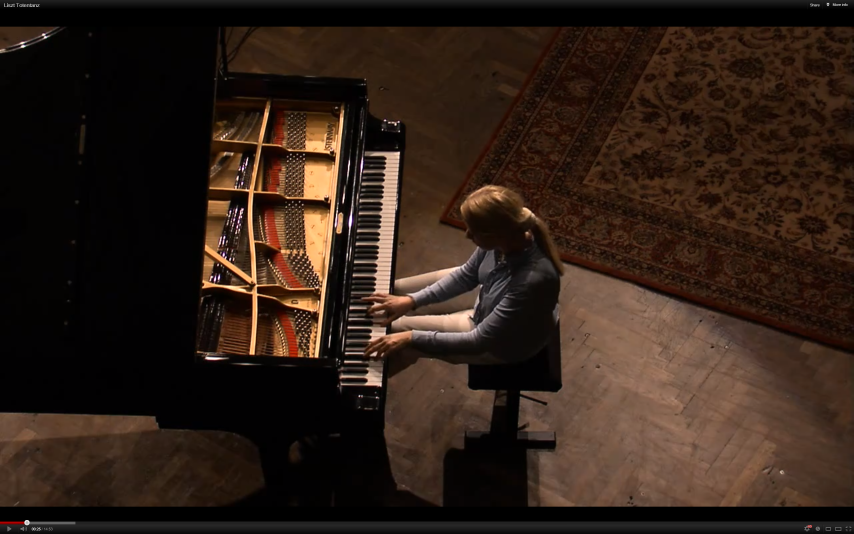
//> input picture hand/Project4/Project4/CS585-PianoImages/piano_23.png, 2560 x 1600 px (shown at 1/3 size)
$ ./Source   (built with g++ and OpenCV 4)
//> lines starting //> are read from the running program, lines starting //| are printed output that depends on the picture; after the words box and inside, x2 and y2 are one past the last pixel; in counts of white or black regions, pixels touching at a corner belong together
#include "opencv2/core/core.hpp"
#include "opencv2/highgui/highgui.hpp"
#include "opencv2/imgproc/imgproc.hpp"
#include <iostream>
#include <vector>
#include <stdio.h>
#include <list>
using namespace cv;
using namespace std;
#define HEIGHT 3000
#define WIDTH 3000
#define DEPTH 3

void show();

void avg(Mat& newFrame);

void check(Mat& image, Mat& image0);

int myMax(int a, int b, int c);

int myMin(int a, int b, int c);

void mySkinDetect(Mat& src, Mat& dst);

void myFrameDifferencing(Mat& prev, Mat& curr, Mat& dst);

void myMotionEnergy(vector<Mat> mh, Mat& dst);

int main() {

	namedWindow("test", WINDOW_AUTOSIZE);
	namedWindow("test0", WINDOW_AUTOSIZE);
	Mat frame = imread("CS585-PianoImages/piano_23.png");
//> frame is the input picture: 1600 rows x 2560 cols, CV_8UC3; mean B, G, R 23.5, 32.6, 48
	Mat frame0 = imread("CS585-PianoImages/piano_14.png");
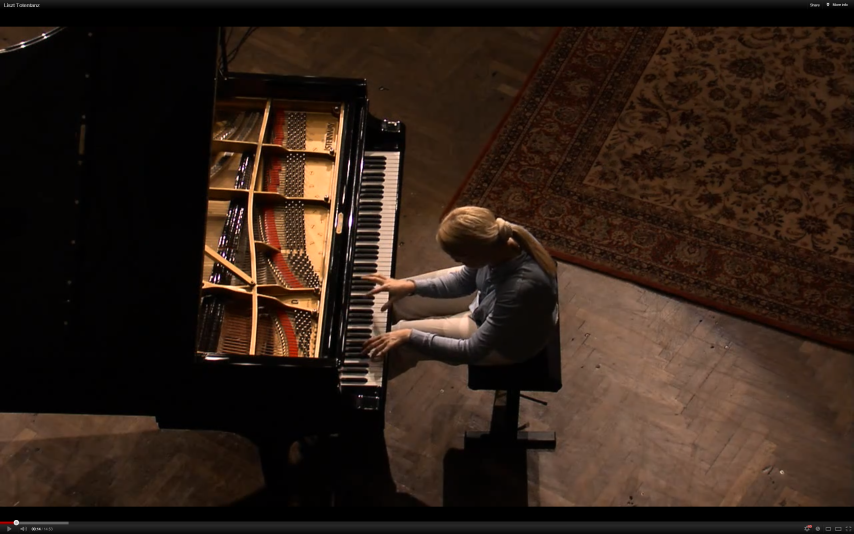
//> input picture hand/Project4/Project4/CS585-PianoImages/piano_14.png, 2560 x 1600 px (shown at 1/3 size)
//> frame0 is the input picture: 1600 rows x 2560 cols, CV_8UC3; mean B, G, R 23.2, 32.4, 47.8
	Mat frameDest;
	Mat frameDest0;
	frameDest = Mat::zeros(frame.rows, frame.cols, CV_8UC1);
	frameDest0 = Mat::zeros(frame0.rows, frame0.cols, CV_8UC1);
	mySkinDetect(frame, frameDest);
//> after the loop in mySkinDetect, `for (int i = 0; i < src.rows; i++)`:
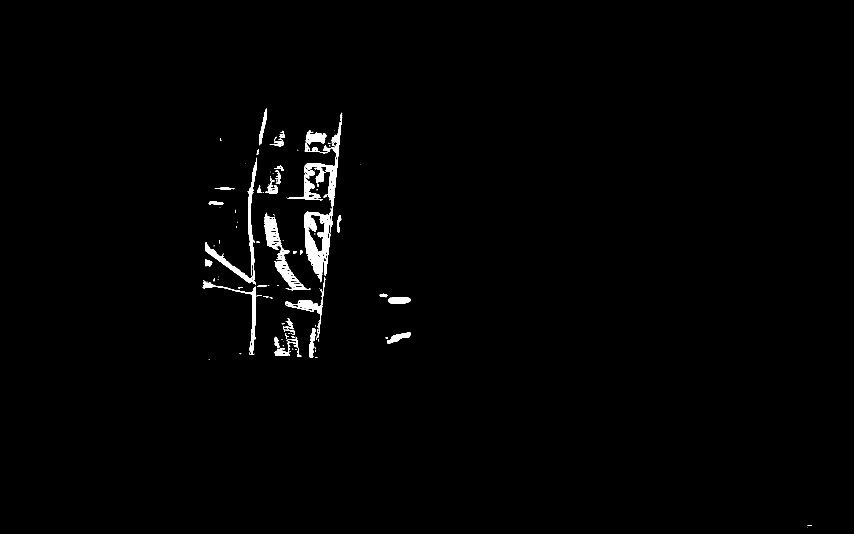
//> dst: 1600 rows x 2560 cols, CV_8UC1 (shown at 1/3 size); 1.1% white; 125 white regions (73 under 20 px), largest, box (x1, y1, x2, y2) and area: (913, 635, 992, 847) 8212, (793, 641, 932, 871) 6347, (914, 338, 1027, 698) 4853
	mySkinDetect(frame0, frameDest0);
//> after the loop in mySkinDetect (call 2), `for (int i = 0; i < src.rows; i++)`:
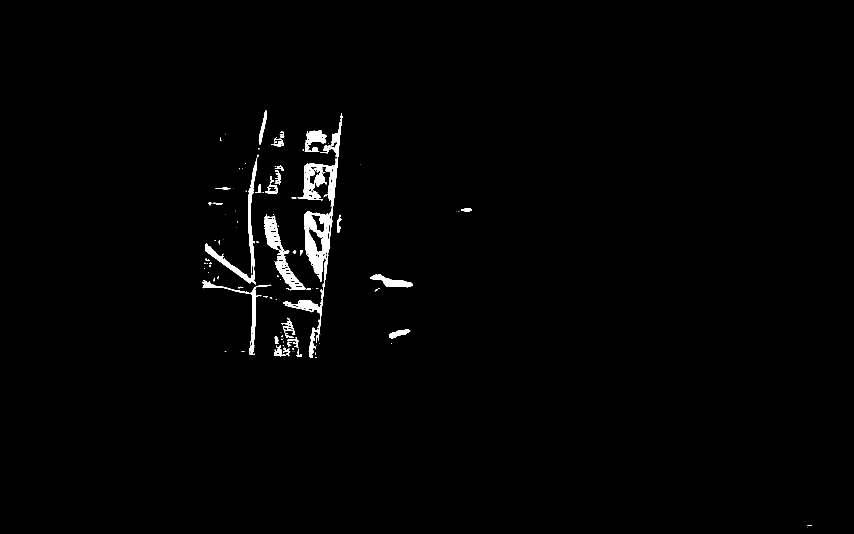
//> dst: 1600 rows x 2560 cols, CV_8UC1 (shown at 1/3 size); 1.1% white; 142 white regions (89 under 20 px), largest, box (x1, y1, x2, y2) and area: (849, 339, 1027, 1021) 18895, (823, 751, 917, 871) 3199, (793, 642, 852, 751) 2908
	check(frameDest, frame);
	imshow("test0", frame);
	imshow("test",frameDest);
	//imshow("test", frame);
	//imshow("test0", frame0);

	//show();
	waitKey(0);
	return 0;
}


// [61 lines left out: functions show, avg, not called in this run]


void check(Mat& image, Mat& image0)
{
	int column[2560];
	for (int i = 0; i < 2560; i++)
	{
		column[i] = 0;
	}
	if (image.empty() || image0.empty())
	{
		cout << "Error: image is unallocated" << endl;
		return;
	}

	for (int i = 0; i < image.rows; i++) {
		for (int j = 0; j < image.cols; j++) {
			if (image.at<uchar>(i, j) == 255) {
				column[i] += 1;
			}
		}
	}
//> after the loop, column = 2560 values, max 139 at index 565, min 0 at index 0, mean 17.05
	for (int i = 0; i < 2560; i++) {
		if (column[i] <= 10 && column[i] > 1) {
			cout << "   ";
			cout << i;
			cout << "   ";
		}
	}
	// [43 lines of commented-out code are left out]

	for (int i = 0; i < image.rows; i++) {
		for (int j = 0; j < image.cols; j++) {
			if (j < 1072) {
				image.at<uchar>(i, j) = 0;
			}
		}
	}
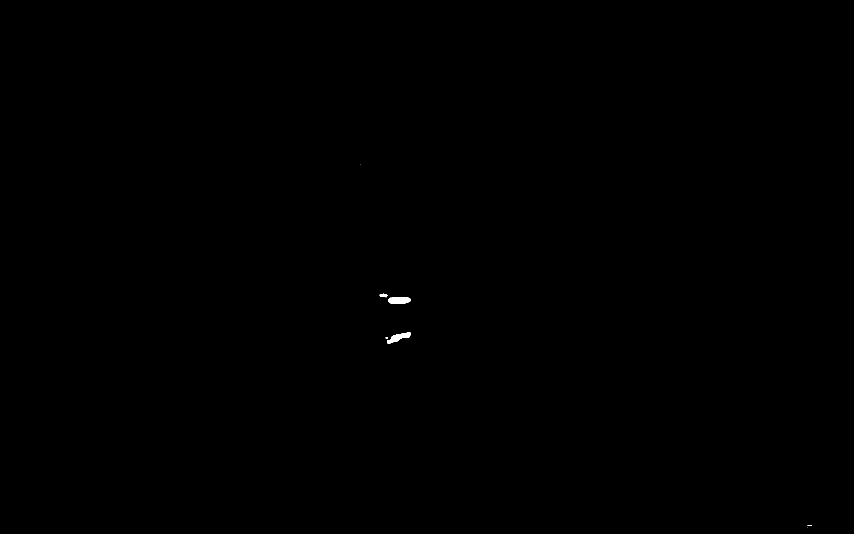
//> image: 1600 rows x 2560 cols, CV_8UC1 (shown at 1/3 size); 0.06% white; 7 white regions (4 under 20 px), largest, box (x1, y1, x2, y2) and area: (1165, 892, 1232, 912) 1099, (1161, 997, 1231, 1031) 1057, (1139, 881, 1163, 892) 185
	cv::Mat  labels, img_color, stats, centroids;
	int i, nccomps = cv::connectedComponentsWithStats(image, labels, stats, centroids);
//> labels: 1600 rows x 2560 cols, CV_32SC1; 8 distinct labels, from 0 to 7
//> stats = [[0, 0, 2560, 1600, 4093624], [1082, 494, 1, 1, 1], [1139, 881, 24, 11, 185], [1165, 892, 67, 20, 1099], [1161, 997, 70, 34, 1057], [1157, 1012, 7, 3, 18], [2423, 1575, 13, 2, 15], [2423, 1583, 1, 1, 1]]; centroids = [[1279.5, 799.4], [1082, 494], [1150.1, 886.1], [1197.5, 900.9], [1196, 1012.1], [1159.8, 1013.2], [2429, 1575.1], [2423, 1583]]; nccomps = 8
	vector<cv::Vec3b> colors(nccomps + 1);
	colors[0] = Vec3b(0, 0, 0);
	for (i = 1; i < nccomps; i++) {
		if (stats.at<int>(i, cv::CC_STAT_AREA) > 500) {
			colors[i] = Vec3b(rand() % 256, rand() % 256, rand() % 256);
			int x = stats.at<int>(i, cv::CC_STAT_LEFT);
			int y = stats.at<int>(i, cv::CC_STAT_TOP);
			int width = stats.at<int>(i, cv::CC_STAT_WIDTH);
			int height = stats.at<int>(i, cv::CC_STAT_HEIGHT);
			cv::rectangle(image0, Point(x-50, y-20), Point(x + width + 30, y + height + 30), colors[i], 5);
		}
	}
//> this loop made 7 passes
//> (x, y, width, height) on passes 3 to 4: (1165, 892, 67, 20), (1161, 997, 70, 34)
}


int myMax(int a, int b, int c) {
	int m = a;
	(void)((m < b) && (m = b)); //short-circuit evaluation
	(void)((m < c) && (m = c));
	return m;
}

//Function that returns the minimum of 3 integers
int myMin(int a, int b, int c) {
	int m = a;
	(void)((m > b) && (m = b));
	(void)((m > c) && (m = c));
	return m;
}

//Function that detects whether a pixel belongs to the skin based on RGB values
void mySkinDetect(Mat& src, Mat& dst) {
	//Surveys of skin color modeling and detection techniques:
	//Vezhnevets, Vladimir, Vassili Sazonov, and Alla Andreeva. "A survey on pixel-based skin color detection techniques." Proc. Graphicon. Vol. 3. 2003.
	//Kakumanu, Praveen, Sokratis Makrogiannis, and Nikolaos Bourbakis. "A survey of skin-color modeling and detection methods." Pattern recognition 40.3 (2007): 1106-1122.
	for (int i = 0; i < src.rows; i++) {
		for (int j = 0; j < src.cols; j++) {
			//For each pixel, compute the average intensity of the 3 color channels
			Vec3b intensity = src.at<Vec3b>(i, j); //Vec3b is a vector of 3 uchar (unsigned character)
			int B = intensity[0]; int G = intensity[1]; int R = intensity[2];
			if ((R > 95 && G > 40 && B > 20) && (myMax(R, G, B) - myMin(R, G, B) > 60) && (abs(R - G) > 60) && (R > G) && (R > B)) {
				dst.at<uchar>(i, j) = 255;
			}
		}
	}
}//95 40 20 15 15

//Function that does frame differencing between the current frame and the previous frame
// [23 lines left out: functions myFrameDifferencing, myMotionEnergy, not called in this run]
